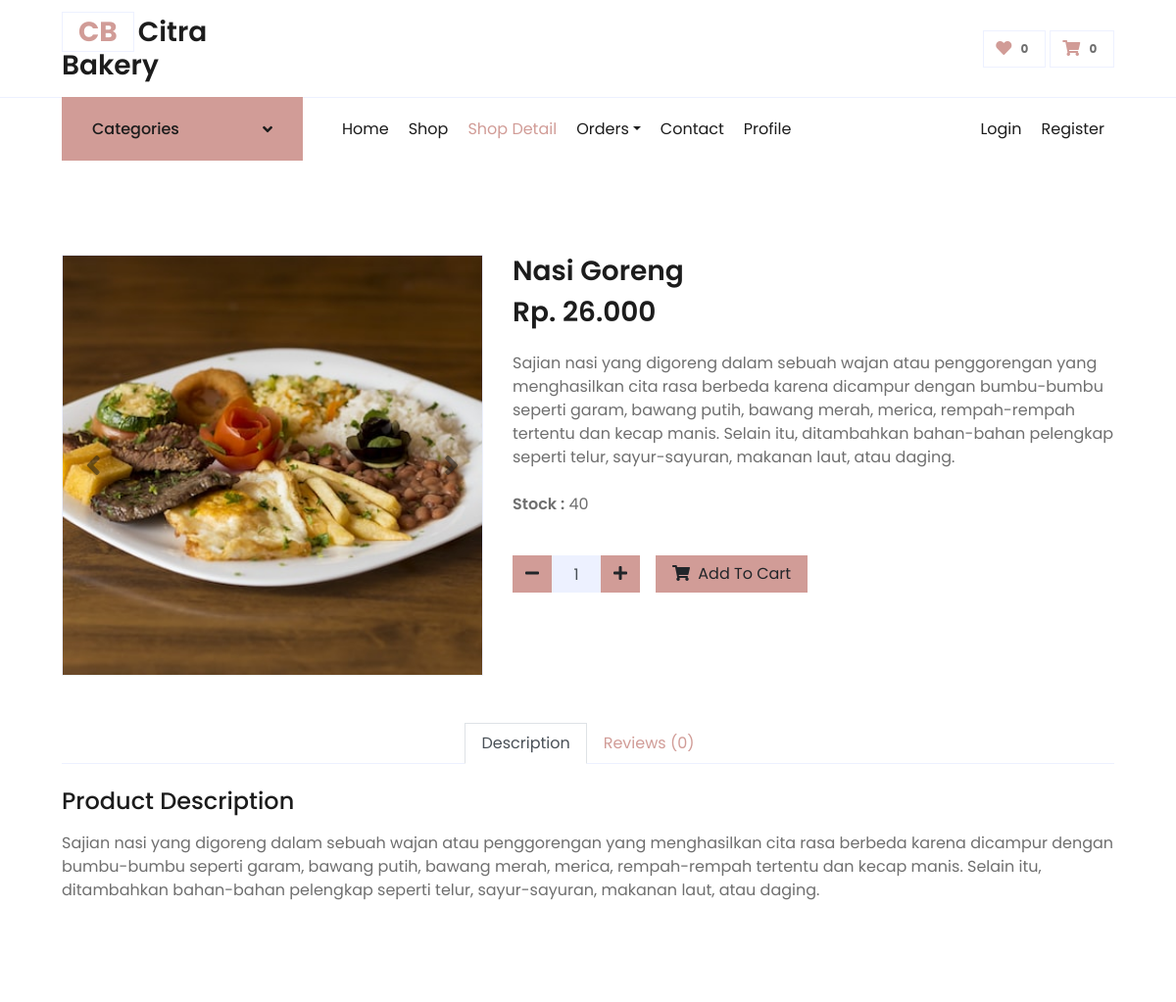
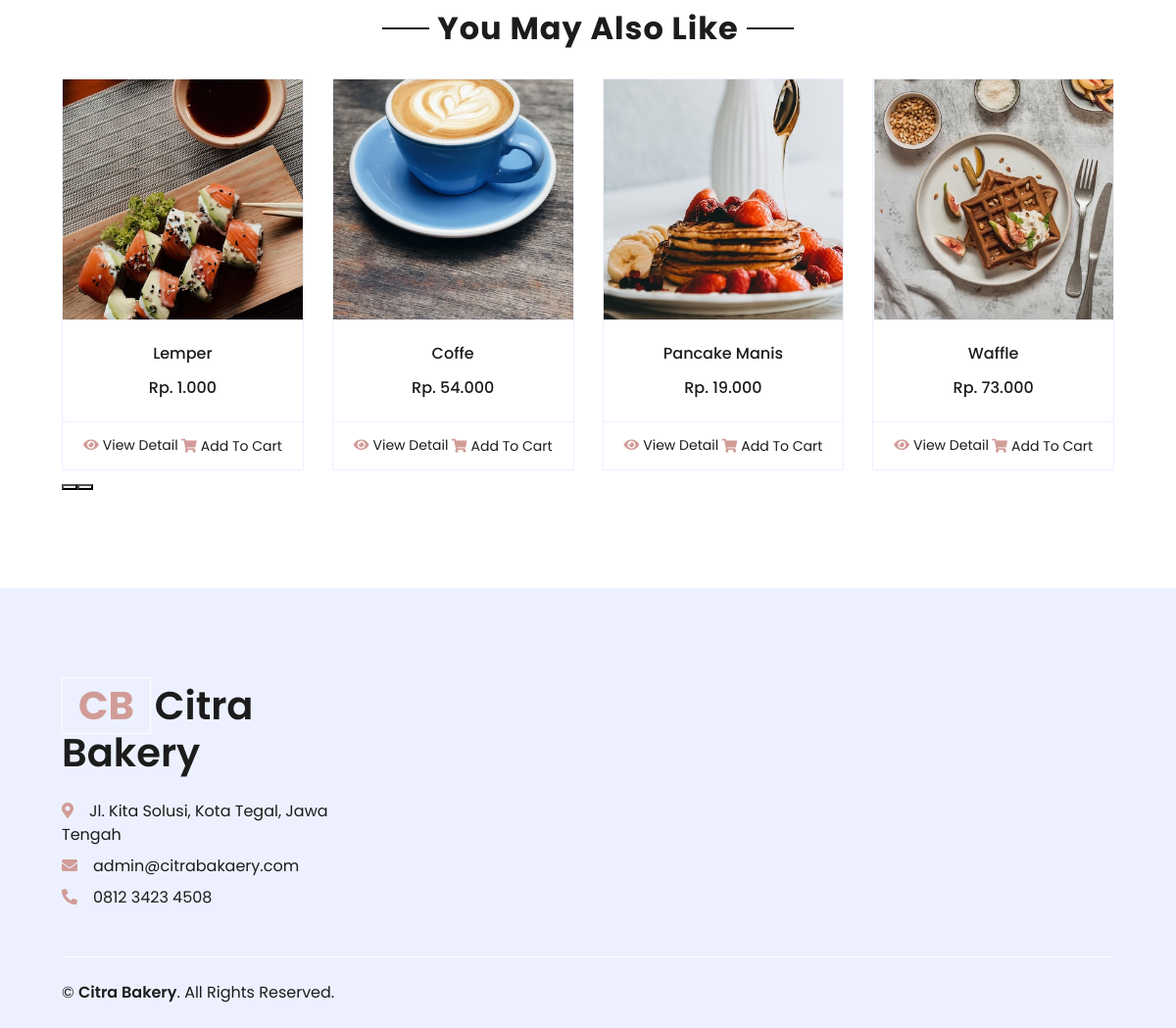
The app's page /detail/8 with its own data (2 pictures, top to bottom).
### tables this page shows
CREATE TABLE `gambar` (
  `id` int(11) NOT NULL,
  `idMenu` int(11) NOT NULL,
  `gambar` text NOT NULL,
  `createdAt` timestamp NOT NULL DEFAULT current_timestamp(),
  `updatedAt` timestamp NULL DEFAULT NULL ON UPDATE current_timestamp()
);

CREATE TABLE `menu` (
  `id` int(11) NOT NULL,
  `kategori_id` int(11) NOT NULL,
  `nama_menu` varchar(100) NOT NULL,
  `deskripsi` text DEFAULT NULL,
  `harga` int(11) NOT NULL,
  `stok` int(7) NOT NULL DEFAULT 0,
  `createdAt` timestamp NOT NULL DEFAULT current_timestamp(),
  `updatedAt` timestamp NULL DEFAULT NULL ON UPDATE current_timestamp()
);

### application/controllers/Frontend.php (called while the page is built, shortened)
<?php
class Frontend extends CI_Controller
{
    public function __construct()
    {
        $this->load->model('M_Front', 'front');
    }
    public function detail($id)
    {
        $product = $this->front->getProduct([
            'menu.id' => $id
        ]);
        $gambar = $this->front->getGambar([
            'idMenu' => $id
        ]);
        $review = $this->front->getReview([
            'review.idMenu' => $id
        ]);
        $rating = $this->front->getRating([
            'idMenu' => $id
        ]);
        $rating = [
            'rating' => round($rating->rating, 1),
            'total' => $rating->total
        ];
        $data = [
            'title'    => 'Shop Detail | Citra Bakery',
            'page'     => 'frontend/detail',
            'kategori' => $this->front->getKategori(),
            'product'  => $product,
            'gambar'   => $gambar,
            'products' => $this->front->getProductRandom($id),
            'review'   => $review,
            'rating'   => $rating
        ];
        $this->load->view('frontend/index', $data);
    }
}

### index.php (called while the page is built, shortened)
<?php
require_once BASEPATH . 'core/CodeIgniter.php';

### application/models/M_Front.php (called while the page is built, shortened)
<?php
class M_Front extends CI_Model
{
	public function getKategori()
	{
		$this->db->order_by('kategori', 'asc');
		return $this->db->get('kategori')->result();
	}
	public function getProduct($where)
	{
		$this->db->where($where);
		return $this->db->get('menu')->row();
	}
	public function getGambar($where)
	{
		$this->db->where($where);
		$this->db->order_by('createdAt', 'desc');
		return $this->db->get('gambar')->result();
	}
	public function getProductRandom($id)
	{
		$this->db->where('id !=', $id);
		$this->db->order_by('nama_menu', 'RANDOM');
		return $this->db->get('menu', 5)->result();
	}
	public function getReview($where)
	{
		$this->db->select('review.*, user.name, user.image');
		$this->db->join('user', 'user.id = review.idUser', 'inner');
		$this->db->where($where);
		$this->db->order_by('review.createdAt', 'desc');
		return $this->db->get('review')->result();
	}
	public function getRating($where)
	{
		$this->db->select('AVG(rating) as rating, COUNT(id) as total');
		$this->db->where($where);
		return $this->db->get('review')->row();
	}
}

### application/helpers/menu_helper.php (called while the page is built, shortened)
<?php
function gambar($idMenu)
{
	$CI = &get_instance();
	$CI->db->where('idMenu', $idMenu);
	$CI->db->order_by('gambar', 'RANDOM');
	$data = $CI->db->get('gambar')->row();
	return $data->gambar;
}

### application/views/frontend/detail.php (the view, shortened to what this page needs)
<div class="container-fluid py-5">
	<div class="row px-xl-5">
		<div class="col-lg-5 pb-5">
			<div id="product-carousel" class="carousel slide" data-ride="carousel">
				<div class="carousel-inner border">
					<?php foreach ($gambar as $i => $g) : ?>
						<div class="carousel-item <?= ($i == 0) ? 'active' : ''; ?>">
							<img class="w-100 h-100" src="<?= base_url('upload/gambar/' . $g->gambar); ?>" alt="Image">
						</div>
					<?php endforeach; ?>
				</div>
				<a class="carousel-control-prev" href="#product-carousel" data-slide="prev">
					<i class="fa fa-2x fa-angle-left text-dark"></i>
				</a>
				<a class="carousel-control-next" href="#product-carousel" data-slide="next">
					<i class="fa fa-2x fa-angle-right text-dark"></i>
				</a>
			</div>
		</div>
		<div class="col-lg-7 pb-5">
			<h3 class="font-weight-semi-bold"><?= $product->nama_menu; ?></h3>
			<h3 class="font-weight-semi-bold mb-4"><?= 'Rp. ' . number_format($product->harga, 0, ',', '.'); ?></h3>
			<p class="mb-4">
				<?= $product->deskripsi; ?>
			</p>
			<p class="mb-4">
				<label class="font-weight-semi-bold">Stock : </label><?= ($product->stok > 0) ? ' ' . $product->stok : ' sold out'; ?>
			</p>
			<?php if ($product->stok > 0) : ?>
				<form action="<?= base_url('addToCart'); ?>" method="POST">
					<div class="d-flex align-items-center mb-4 pt-2">
						<div class="input-group mr-3" style="width: 130px;">
							<div class="input-group-btn">
								<button type="button" class="btn btn-primary" id="btn_minus">
									<i class="fa fa-minus"></i>
								</button>
							</div>
							<input type="text" class="form-control bg-secondary text-center" value="1" name="total" id="input_total">
							<div class="input-group-btn">
								<button type="button" class="btn btn-primary" id="btn_plus">
									<i class="fa fa-plus"></i>
								</button>
							</div>
						</div>
						<button type="submit" class="btn btn-primary px-3" id="add-to-cart"><i class="fa fa-shopping-cart mr-1"></i> Add To Cart</button>
					</div>
				</form>
			<?php endif; ?>
		</div>
	</div>
	<div class="row px-xl-5">
		<div class="col">
			<div class="nav nav-tabs justify-content-center border-secondary mb-4">
				<a class="nav-item nav-link active" data-toggle="tab" href="#tab-pane-1">Description</a>
				<a class="nav-item nav-link" data-toggle="tab" href="#tab-pane-3">Reviews (<?= $rating['total']; ?>)</a>
			</div>
			<div class="tab-content">
				<div class="tab-pane fade show active" id="tab-pane-1">
					<h4 class="mb-3">Product Description</h4>
					<p>
						<?= $product->deskripsi; ?>
					</p>
				</div>
			</div>
		</div>
	</div>
</div>
<div class="container-fluid py-5">
	<div class="text-center mb-4">
		<h2 class="section-title px-5"><span class="px-2">You May Also Like</span></h2>
	</div>
	<div class="row px-xl-5">
		<div class="col">
			<div class="owl-carousel related-carousel">
				<?php foreach ($products as $pro) : ?>
					<div class="card product-item border-0">
						<div class="card-header product-img position-relative overflow-hidden bg-transparent border p-0">
							<img class="img-fluid w-100" src="<?= base_url('upload/gambar/' . gambar($pro->id)); ?>" alt="<?= $pro->nama_menu; ?>">
						</div>
						<div class="card-body border-left border-right text-center p-0 pt-4 pb-3">
							<h6 class="text-truncate mb-3"><?= $pro->nama_menu; ?></h6>
							<div class="d-flex justify-content-center">
								<h6><?= 'Rp. ' . number_format($pro->harga, 0, ',', '.'); ?></h6>
							</div>
						</div>
						<div class="card-footer d-flex justify-content-between bg-light border">
							<a href="<?= base_url('detail/' . $pro->id); ?>" class="btn btn-sm text-dark p-0"><i class="fas fa-eye text-primary mr-1"></i>View Detail</a>
							<?php if ($pro->stok > 0) : ?>
								<form action="<?= base_url('addToCart'); ?>" method="POST">
									<button type="submit" class="btn btn-sm text-dark p-0"><i class="fas fa-shopping-cart text-primary mr-1"></i>Add To Cart</button>
								</form>
							<?php else : ?>
								<a href="javascript:void(0)" class="btn btn-sm text-muted p-0" data-toggle="tooltip" title="Sold Out"><i class="fas fa-shopping-cart text-muted mr-1"></i><del>Add To Cart</del></a>
							<?php endif; ?>
						</div>
					</div>
				<?php endforeach; ?>
			</div>
		</div>
	</div>
</div>

### records on screen
gambar: gambar (picture)
menu: nama_menu "Nasi Goreng", harga "26.000", deskripsi "Sajian nasi yang digoreng dalam sebuah wajan atau penggorengan yang menghasilkan cita rasa berbeda karena dicampur dengan bumbu-bumbu seperti garam, bawang putih, bawang merah, merica, rempah-rempah tertentu dan kecap manis. Selain itu, ditambahkan bahan-bahan pelengkap seperti telur, sayur-sayuran, makanan laut, atau daging.", stok "40"
menu: id.gambar (picture), nama_menu "Lemper", harga "1.000"
menu: id.gambar (picture), nama_menu "Coffe", harga "54.000"
menu: id.gambar (picture), nama_menu "Pancake Manis", harga "19.000"
menu: id.gambar (picture), nama_menu "Waffle", harga "73.000"

### other values on screen
$rating['total'] "0"
